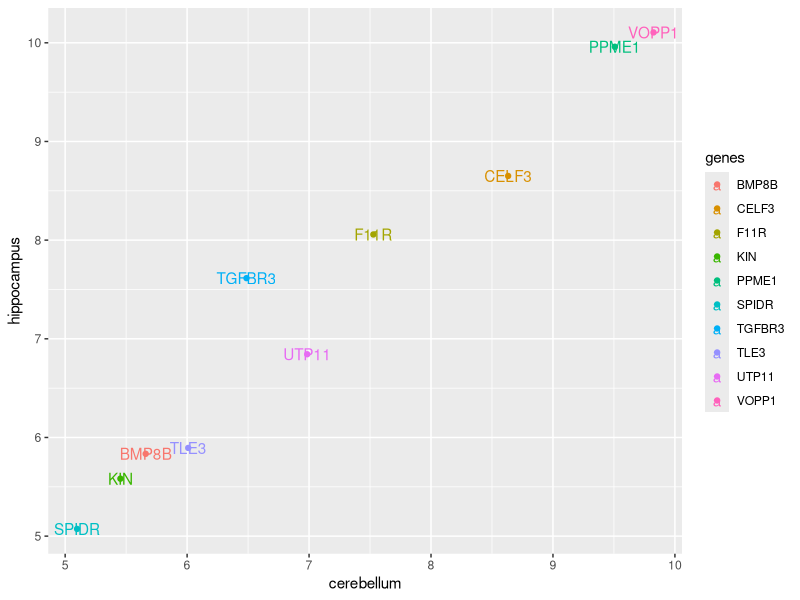
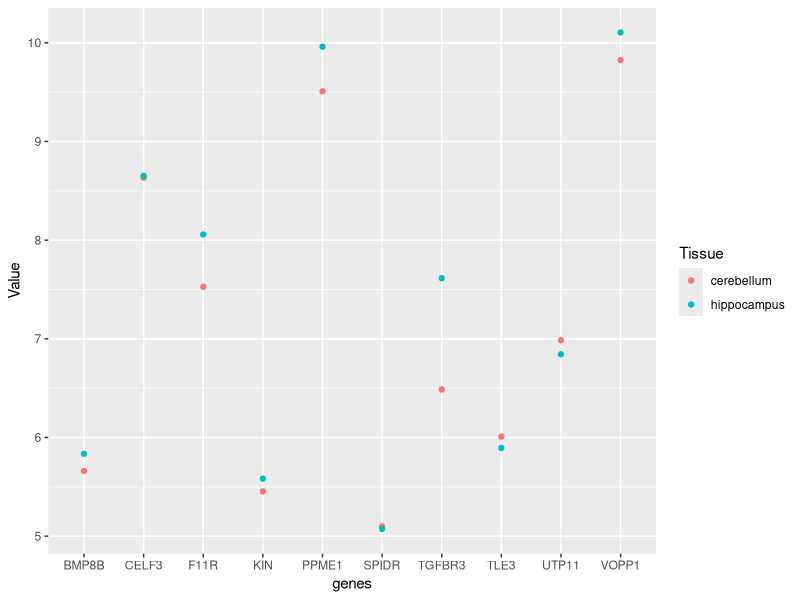
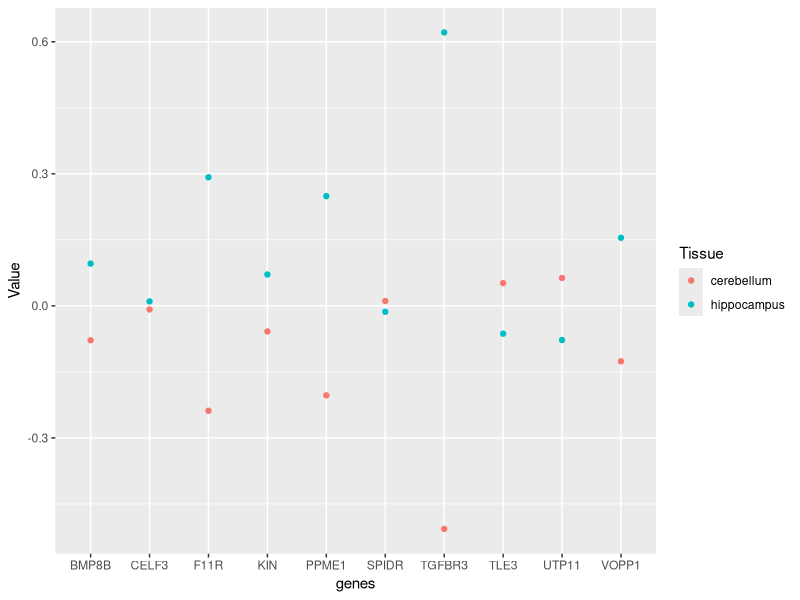

Source code (R) for these figures, in order:
library(dslabs)
library(tidyverse)
library(caret)
library(dplyr)
library(ggplot2)


# Q3.1.1.1
cat("\014")
data("tissue_gene_expression")

set.seed(1993) #if using R 3.5 or earlier
# set.seed(1993, sample.kind="Rounding") # if using R 3.6 or later
ind <- which(tissue_gene_expression$y %in% c("cerebellum", "hippocampus"))
y <- droplevels(tissue_gene_expression$y[ind])
x <- tissue_gene_expression$x[ind, ]
x <- x[, sample(ncol(x), 10)]
fit <- train(y ~ ., method = "lda", data = data.frame(x = x, y = y))
fit$results
# or
fit1 <- train(x, y, method = "lda")
fit1$results


# Q3.1.1.2
cat("\014")
genes <- colnames(fit1$finalModel$means, do.NULL = TRUE, prefix = "col")
df <- data.frame(genes = genes, cerebellum = as.numeric(fit1$finalModel$means[1,]), hippocampus = as.numeric(fit1$finalModel$means[2,]))
df %>% ggplot(aes(cerebellum, hippocampus, colour = genes)) + geom_point() + geom_text(label = genes)


# Q3.1.1.3
cat("\014")
set.seed(1993) #set.seed(1993, sample.kind="Rounding") if using R 3.6 or later
ind <- which(tissue_gene_expression$y %in% c("cerebellum", "hippocampus"))
y <- droplevels(tissue_gene_expression$y[ind])
x <- tissue_gene_expression$x[ind, ]
x <- x[, sample(ncol(x), 10)]
fit <- train(x, y, method = "qda")
fit$results


# Q3.1.1.4
cat("\014")
genes <- colnames(fit$finalModel$means, do.NULL = TRUE, prefix = "col")
df <- data.frame(genes = genes, cerebellum = as.numeric(fit$finalModel$means[1,]), hippocampus = as.numeric(fit$finalModel$means[2,]))
df_reshape <- df %>% pivot_longer(c("cerebellum", "hippocampus"), names_to = "Tissue", values_to = "Value")
df_reshape %>% ggplot(aes(genes, Value, colour = Tissue)) + geom_point(label = genes)


# Q3.1.1.5
cat("\014")
fit <- train(x, y, method = "lda", preProcess = "center")
fit$results
genes <- colnames(fit$finalModel$means, do.NULL = TRUE, prefix = "col")
df <- data.frame(genes = genes, cerebellum = as.numeric(fit$finalModel$means[1,]), hippocampus = as.numeric(fit$finalModel$means[2,]))
df_reshape <- df %>% pivot_longer(c("cerebellum", "hippocampus"), names_to = "Tissue", values_to = "Value")
df_reshape %>% group_by("Tissue") %>% ggplot(aes(genes, Value, colour = Tissue, label = Tissue)) + geom_point() #+ geom_text(aes(x = Value, lable = genes), show.legend = FALSE)


# Q3.1.1.6
cat("\014")
# set.seed(1993) # if using R 3.5 or earlier
set.seed(1993, sample.kind="Rounding") # if using R 3.6 or later
y <- tissue_gene_expression$y
x <- tissue_gene_expression$x
x <- x[, sample(ncol(x), 10)]
fit <- train(x, y, method = "lda", preProcess = "center")
fit$results
